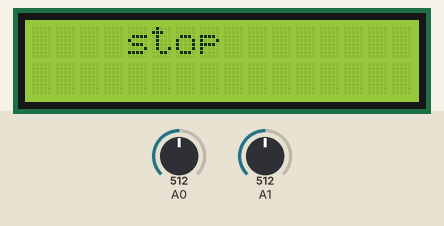
This sketch was run on a simulated Arduino Uno, built with avr-gcc and run on an emulated ATmega328P. On the bench: 16×2 character LCD. The inputs (shaded band) are chosen by the test bench; at power-on: A0 = 512, A1 = 512. No radio packets arrive unless stated.

Above: at 13.26 s.
13.6 s: A0 set to 386
16.4 s: A0 set to 362
At 17.03 s:
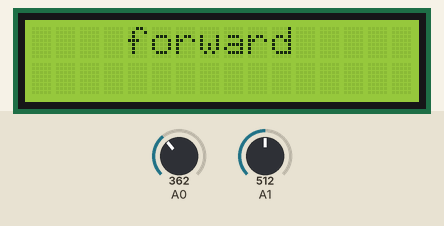
19.1 s: A1 set to 389
20.6 s: A1 set to 366
At 20.8 s:
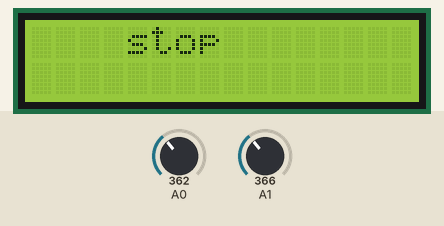
22.8 s: A0 set to 511
At 23.41 s:
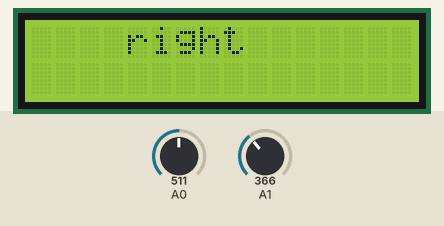
25.5 s: A1 set to 900
At 25.74 s:
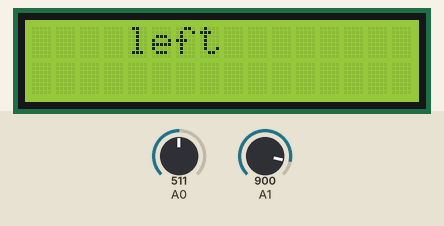

Measured:
- the behaviour switches between 375 and 374 on A0 (found by bisection; images 0 and 1)
- the behaviour switches between 375 and 374 on A1 (found by bisection; images 1 and 2)
- after the input at 16.4 s, the display: changes after 0.08 s (image 1)
- after the input at 20.6 s, the display: changes at once (image 2)
- after the input at 22.8 s, the display: changes after 0.07 s (image 3)
- after the input at 25.5 s, the display: first changes at once (image 4 shows a later state)

The sketch:

transmitter.ino
```cpp
#include <SPI.h>
#include <nRF24L01.h>
#include <RF24.h>
#include <LiquidCrystal.h>

LiquidCrystal lcd(10, 9, 5, 4, 3, 2);

RF24 radio(7, 8); // CE, CSN
const uint64_t pipe = 0xE8E8F0F0E1LL;

int x[2];
int z=0;
void setup() {
  Serial.begin(9600);
  lcd.begin(16,2);
  lcd.setCursor(15,0);
  lcd.print("Hello, Mr.Ashraf/Mr.AnwaR!!");
  lcd.setCursor(22,1);
  lcd.print("Ahmed elshiekh!");
  for(int i=0;i<41;i++){
    lcd.scrollDisplayLeft();
    delay(300);
  }
  lcd.clear();
  radio.begin();
  radio.setChannel(108);
  radio.stopListening();
  radio.openWritingPipe(pipe);
  radio.setPALevel(RF24_PA_MAX);
}
void loop()
{
  x[0]=(analogRead(0)/125)-4;
  x[1]=(analogRead(1)/125)-4;
  radio.write(&x,sizeof(x));
  lcd.setCursor(4,0);
  if ( x[0]<=-2 &&x[1]>=-1 && x[1]<=1){lcd.print("forward");}
    else if (x[0]>=2 &&x[1]>=-1 && x[1]<=1){lcd.print("backward");}
    else if (x[1]>=2 &&x[0]>=-1 && x[0]<=1){lcd.print("left");}
    else if (x[1]<=-2 &&x[0]>=-1 && x[0]<=1){lcd.print("right");}
    else {lcd.print("stop");}
    z++;
    if(z%10==0){lcd.clear();}
     if(z==1000){z=0;}

  delay(5);

}
```
